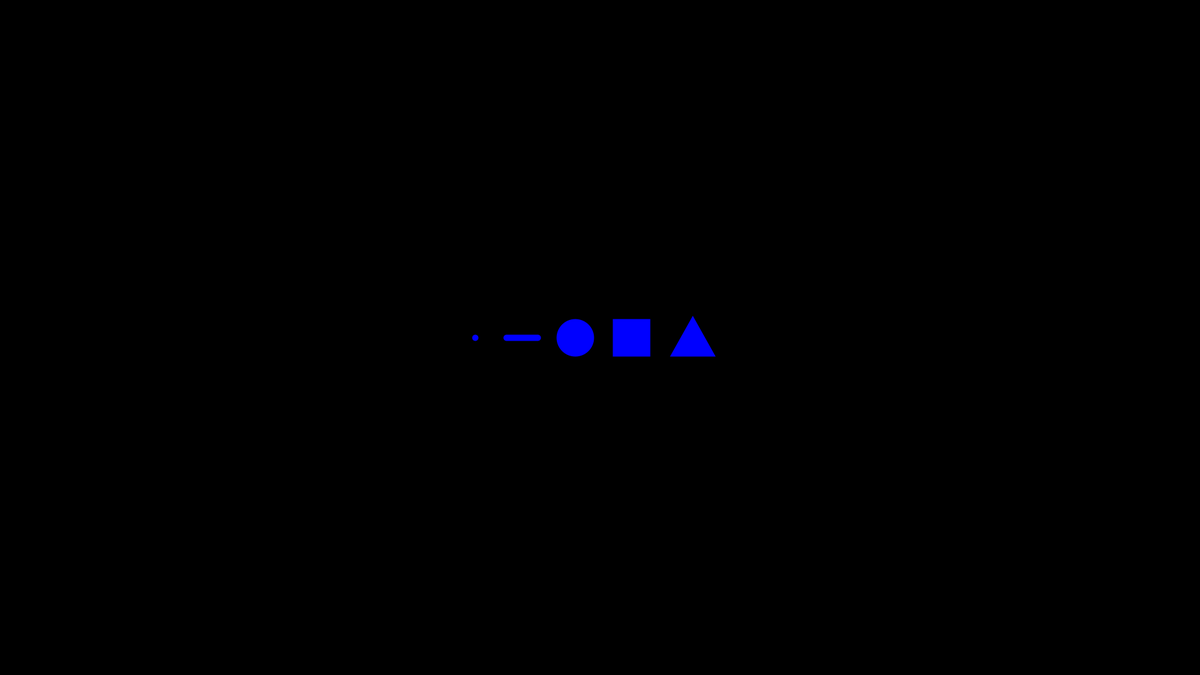
Frame 1 (no input)
Frame 60 (the mouse pressed at the canvas centre just before this capture): identical to frame 1, image omitted
Frame 120 (the mouse held since frame 60 and released just before this capture): identical to frame 1, image omitted

The Processing sketch that drew this single still picture (run headless with seeded random() and noise(); from frame 60 on, the mouse is pressed at the canvas centre):

// Processing sketch: cover
// ── cover.pde
String title = "figuras_cover";

int canvasWidth = 1920;
int canvasHeight = 1080;

void setup() {
  size(1920, 1080);
  generate();
}

void draw() {
  // Vacio porque vamos a redibujar bajo demanda
}

void generate() {
  color c1 = color(0, 100); // negro
  color c2 = color(0, 0, 255); // azul

  background(c1);
  
  fill(c2); // color del relleno
  stroke(c2); // color del trazo
  strokeWeight(10); // grosor del trazo
  
  pushMatrix();
  translate(width/2 - 250, height/2 - 100);
  
  // dibujar un punto
  point(50, 100);

  // dibujar una línea
  line(100, 100, 150, 100);

  // dibujar una elipse
  ellipse(210, 100, 50, 50);

  // dibujar un rectángulo
  rect(275, 75, 50, 50);

  // dibujar un triángulo
  triangle(370, 125, 398, 75, 426, 125);
  
  popMatrix();

  println("Generated");
}

void mousePressed() {
  generate();
}

void keyPressed() {
  if (key == 's' || key == 'S') {
    // Guardar el dibujo
    String timestamp = year() + nf(month(), 2) + nf(day(), 2) + "_" + nf(hour(), 2) + nf(minute(), 2) + nf(second(), 2);
    save(title + "_" + timestamp + ".png");
    println("Guardado como " + title + "_" + timestamp + ".png");
  } else {
    generate();
  }
}
